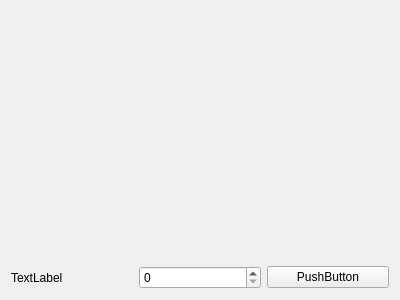
<?xml version="1.0" encoding="UTF-8"?>
<ui version="4.0">
 <class>Form</class>
 <widget class="QWidget" name="Form">
  <property name="geometry">
   <rect>
    <x>0</x>
    <y>0</y>
    <width>400</width>
    <height>300</height>
   </rect>
  </property>
  <property name="windowTitle">
   <string>Form</string>
  </property>
  <layout class="QGridLayout" name="gridLayout">
   <item row="1" column="0">
    <widget class="QLabel" name="label">
     <property name="text">
      <string>TextLabel</string>
     </property>
    </widget>
   </item>
   <item row="1" column="1">
    <widget class="QSpinBox" name="spinBox"/>
   </item>
   <item row="1" column="2">
    <widget class="QPushButton" name="pushButton">
     <property name="text">
      <string>PushButton</string>
     </property>
    </widget>
   </item>
   <item row="0" column="0" colspan="3">
    <widget class="QLabel" name="plotPlaceHolder">
     <property name="text">
      <string/>
     </property>
    </widget>
   </item>
  </layout>
 </widget>
 <resources/>
 <connections/>
</ui>
